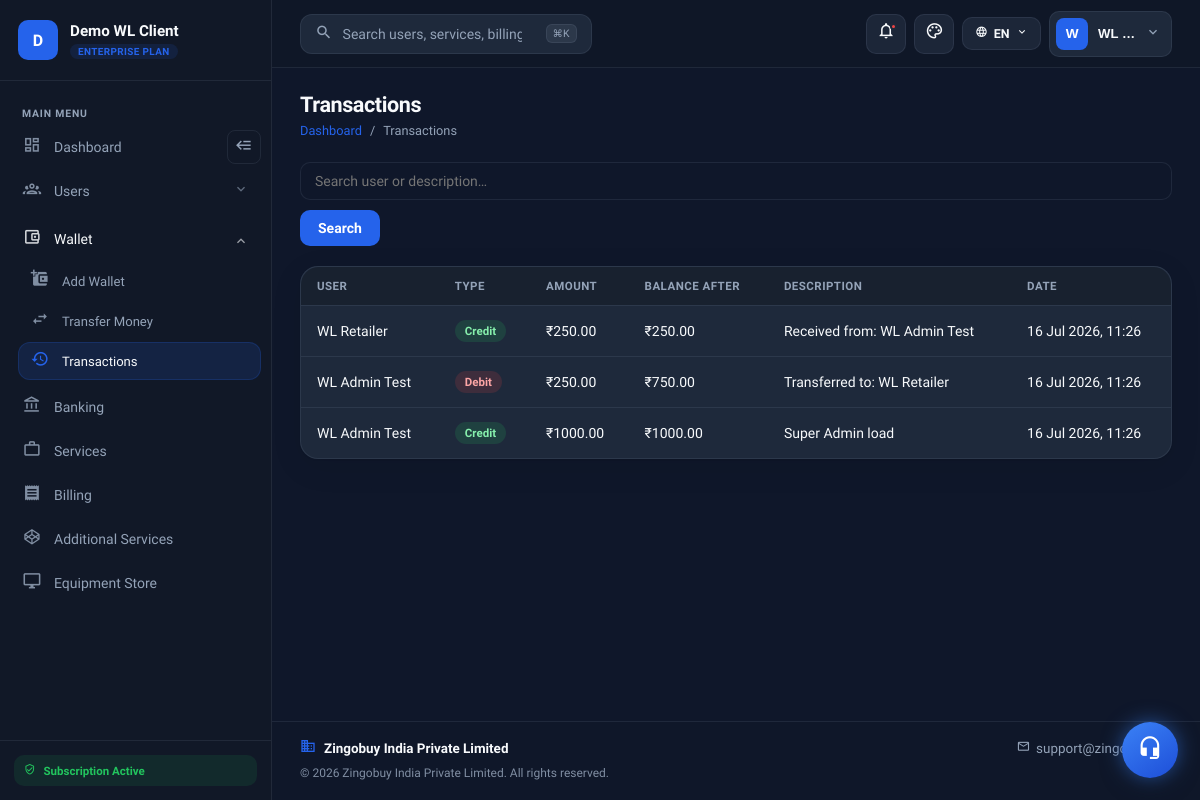
/wl/transactions/ (signed in), run on an earlier commit of the app's database.
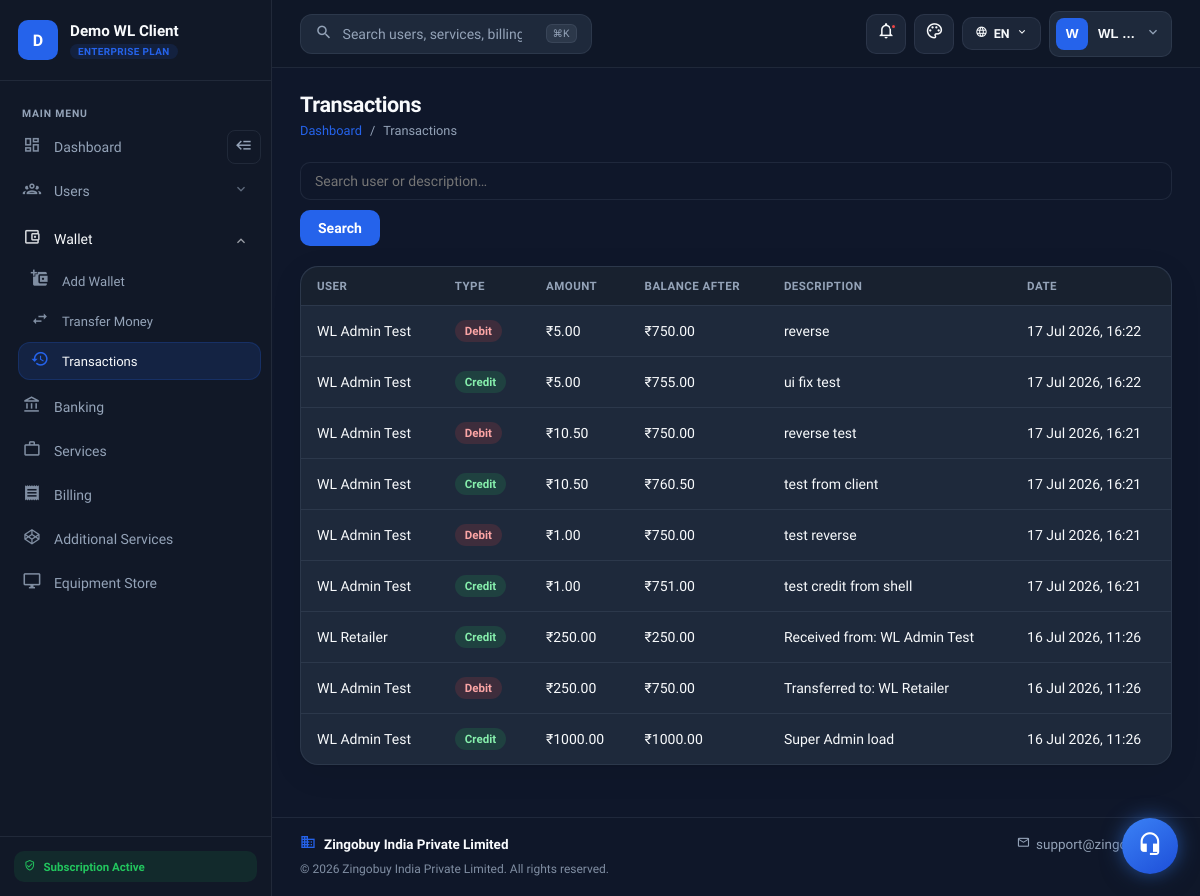
And on a later commit of the database.
### dashboard/models.py (models this page shows, shortened)
class WhiteLabelTenant(models.Model):
    name = models.CharField(max_length=255)
    slug = models.SlugField(max_length=100, unique=True)
    domain = models.CharField(
        max_length=255,
        unique=True,
        help_text="Host only, e.g. portal.client.com (no https://)",
    )
    logo = models.ImageField(upload_to="white_label/logos/", null=True, blank=True)
    favicon = models.ImageField(upload_to="white_label/favicons/", null=True, blank=True)
    primary_color = models.CharField(max_length=20, default="#0d9488")
    secondary_color = models.CharField(max_length=20, default="#0ea5e9")
    is_active = models.BooleanField(default=True)
    created_at = models.DateTimeField(auto_now_add=True)
    class Meta:
        ordering = ["name"]

class CustomUser(AbstractUser):
    email = models.EmailField(unique=True, null=False, blank=False)
    is_retailer = models.BooleanField(default=False)
    is_distributor = models.BooleanField(default=False)  # New field for distributor role
    username = models.CharField(
        max_length=150, unique=True, null=True, blank=True, editable=False
    )  # Automatically generated
    branch_id = models.CharField(max_length=50, unique=True, null=True, blank=False)
    plain_text_password = models.CharField(max_length=128, null=True, blank=True)  # For storing plain text password
    profile_photo = models.ImageField(upload_to='profile_photos/', null=True, blank=True)
    mobile_number = models.CharField(max_length=15, null=True, blank=True)
    pin = models.CharField(max_length=4, blank=True, null=True, verbose_name="Security PIN")
    full_name = models.CharField(max_length=255, blank=False, null=False)
    address = models.TextField(null=True, blank=True)
    state = models.CharField(max_length=100, null=True, blank=True)
    city = models.CharField(max_length=100, null=True, blank=True)
    postcode = models.CharField(max_length=20, null=True, blank=True)
    dob = models.DateField(null=True, blank=True)
    start_date = models.DateField(null=True, blank=True)
    created_at = models.DateTimeField(auto_now_add=True)  # Automatically set at creation time
    plain_password = models.CharField(max_length=128, null=True, blank=True)  # Add this field
    current_gsk_count = models.IntegerField(default=0)
    gender = models.CharField(
        max_length=10, choices=[("Male", "Male"), ("Female", "Female")], null=True, blank=True
    )
    role = models.CharField(
        max_length=50,
        choices=[
            ("admin", "Admin"),
            ("white_label_admin", "White Label Admin"),
            ("retailer", "Retailer"),
            ("distributor", "Distributor"),
            ("master_distributor", "Master Distributor"),
            ("retailer_2", "Retailer 2.0"),
            ("distributor_2", "Distributor 2.0"),
        ],
        null=True,
        blank=False,
        default='retailer'  # Default role
    )
    referred_by = models.ForeignKey(
        "self", on_delete=models.SET_NULL, null=True, blank=True, related_name="referrals"
    )
    tenant = models.ForeignKey(
        WhiteLabelTenant,
        on_delete=models.PROTECT,
        null=True,
        blank=True,
        related_name="users",
        help_text="NULL = platform (existing GSK). Set for white-label subtree users.",
    )
    wallet_balance = models.DecimalField(max_digits=10, decimal_places=2, default=0.00)
    first_login_at = models.DateTimeField(null=True, blank=True, help_text="Set on first portal login")
    wallet_disclaimer_dismissed_at = models.DateTimeField(null=True, blank=True, help_text="When user closed the wallet recharge disclaimer")
    USERNAME_FIELD = "email"
    REQUIRED_FIELDS = ['username']

class Transaction(models.Model):
    TRANSACTION_TYPES = (
        ("Credit", "Credit"),
        ("Debit", "Debit"),
    )
    user = models.ForeignKey(settings.AUTH_USER_MODEL, on_delete=models.CASCADE, related_name="transactions")
    transaction_type = models.CharField(max_length=10, choices=TRANSACTION_TYPES)
    amount = models.DecimalField(max_digits=10, decimal_places=2)
    balance_after_transaction = models.DecimalField(max_digits=10, decimal_places=2, default=0.00)
    description = models.TextField(blank=True, null=True)
    created_at = models.DateTimeField(auto_now_add=True)

### dashboard/views/white_label_views.py (the view)
# urls.py: path("wl/transactions/", white_label_views.white_label_view_transactions, name="white_label_view_transactions"),
@login_required
@role_required(["white_label_admin"])
def white_label_view_transactions(request):
    if not _require_tenant(request.user):
        return redirect("logout")
    tenant_user_ids = _tenant_user_ids(request.user)
    transactions = (
        Transaction.objects.filter(user_id__in=tenant_user_ids)
        .select_related("user")
        .order_by("-created_at")
    )
    search_query = request.GET.get("search", "")
    if search_query:
        transactions = transactions.filter(
            Q(user__full_name__icontains=search_query)
            | Q(description__icontains=search_query)
        )
    paginator = Paginator(transactions, 20)
    page_obj = paginator.get_page(request.GET.get("page"))
    return render(
        request,
        "white_label_dashboard/view_transactions.html",
        _wl_context(request, page_obj=page_obj, search_query=search_query),
    )

### dashboard/templates/white_label_dashboard/view_transactions.html (shortened to what this page needs)
{% extends 'white_label_dashboard/wl_layout.html' %}
{% block content %}
<div class="wl-saas-page-header">
    <div>
        <h1>Transactions</h1>
        <div class="wl-saas-breadcrumb">
            <a href="{% url 'white_label_dashboard' %}">Dashboard</a><span>/</span><span>Transactions</span>
        </div>
    </div>
</div>
<form method="get" class="wl-saas-toolbar">
    <input type="text" name="search" value="{{ search_query }}" class="wl-saas-input" placeholder="Search user or description…">
    <button type="submit" class="wl-saas-btn wl-saas-btn-primary">Search</button>
</form>
<div class="wl-saas-card" style="padding:0;overflow:hidden;">
    <div class="wl-saas-table-wrap" style="border:none;">
        <table class="wl-saas-table">
            <thead>
                <tr><th>User</th><th>Type</th><th>Amount</th><th>Balance after</th><th>Description</th><th>Date</th></tr>
            </thead>
            <tbody>
                {% for t in page_obj %}
                <tr>
                    <td>{{ t.user.full_name }}</td>
                    <td><span class="wl-saas-badge {% if t.transaction_type == 'Credit' %}wl-saas-badge-success{% else %}wl-saas-badge-danger{% endif %}">{{ t.transaction_type }}</span></td>
                    <td>₹{{ t.amount }}</td>
                    <td>₹{{ t.balance_after_transaction }}</td>
                    <td>{{ t.description|default:"—" }}</td>
                    <td>{{ t.created_at|date:"d M Y, H:i" }}</td>
                </tr>
                {% empty %}
                <tr><td colspan="6" class="wl-saas-empty"><i class="mdi mdi-history"></i>No transactions found.</td></tr>
                {% endfor %}
            </tbody>
        </table>
    </div>
</div>
{% endblock %}

### dashboard/templates/white_label_dashboard/wl_layout.html (shortened to what this page needs)
{% load static %}
<!DOCTYPE html>
<html lang="en">
<head>
    <link rel="stylesheet" href="{% static 'assets/vendors/mdi/css/materialdesignicons.min.css' %}">
    <link rel="stylesheet" href="{% static 'assets/css/wl-saas.css' %}">
</head>
<body class="wl-saas-app">
<div class="wl-saas-shell">
    {% include 'white_label_dashboard/_wl_sidebar.html' %}
    <div class="wl-saas-main">
        {% include 'white_label_dashboard/_wl_topbar.html' %}
        <main class="wl-saas-content wl-page-enter">
            {% block content %}{% endblock %}
        </main>
        {% include 'white_label_dashboard/_wl_footer.html' %}
    </div>
</div>
{% include 'white_label_dashboard/_wl_support_widget.html' %}
</body>
</html>

### dashboard/templates/white_label_dashboard/_wl_sidebar.html (shortened to what this page needs)
<aside class="wl-saas-sidebar" id="wlSaasSidebar">
    <div class="wl-saas-brand">
        <div class="wl-saas-brand-logo">
            {% if tenant and tenant.logo %}
            <img src="{{ tenant.logo.url }}" alt="{{ tenant.name }}">
            {% else %}
            <div class="wl-saas-brand-mark">{{ tenant.name|default:"P"|slice:":1"|upper }}</div>
            {% endif %}
        </div>
        <div class="wl-saas-brand-text">
            <strong>{{ tenant.name|default:"Partner Portal" }}</strong>
            <span class="wl-saas-brand-plan">Enterprise Plan</span>
        </div>
    </div>
    <nav class="wl-saas-nav">
        <div class="wl-saas-nav-label">Main Menu</div>
        {% with url_name=request.resolver_match.url_name %}
        {% if user.role == 'white_label_admin' %}
        <div class="wl-saas-nav-item-row">
            <a href="{% url 'white_label_dashboard' %}" class="wl-saas-nav-link {% if url_name == 'white_label_dashboard' %}active{% endif %}">
                <i class="mdi mdi-view-dashboard-outline"></i><span>Dashboard</span>
            </a>
            <button type="button" class="wl-saas-collapse-btn" id="wlSidebarCollapse" aria-label="Collapse sidebar" title="Collapse sidebar">
                <i class="mdi mdi-backburger"></i>
            </button>
        </div>
        <div class="wl-saas-nav-dropdown " data-nav-dropdown>
            <button type="button" class="wl-saas-nav-toggle" aria-expanded="{% if url_name == 'white_label_view_users' or url_name == 'white_label_add_user' or url_name == 'white_label_edit_user' or url_name == 'white_label_delete_user' %}true{% else %}false{% endif %}">
                <i class="mdi mdi-account-group-outline"></i>
                <span>Users</span>
                <i class="mdi mdi-chevron-down wl-saas-nav-chevron"></i>
            </button>
        </div>
        <div class="wl-saas-nav-dropdown {% if url_name == 'white_label_add_wallet' or url_name == 'white_label_transfer_money' or url_name == 'white_label_view_transactions' or url_name == 'recharge_plans' or url_name == 'initiate_upi_payment' %}open has-active{% endif %}" data-nav-dropdown>
            <button type="button" class="wl-saas-nav-toggle" aria-expanded="{% if url_name == 'white_label_add_wallet' or url_name == 'white_label_transfer_money' or url_name == 'white_label_view_transactions' or url_name == 'recharge_plans' or url_name == 'initiate_upi_payment' %}true{% else %}false{% endif %}">
                <i class="mdi mdi-wallet-outline"></i>
                <span>Wallet</span>
                <i class="mdi mdi-chevron-down wl-saas-nav-chevron"></i>
            </button>
            <div class="wl-saas-nav-submenu">
                <a href="{% url 'white_label_add_wallet' %}" class="wl-saas-nav-link {% if url_name == 'white_label_add_wallet' or url_name == 'recharge_plans' or url_name == 'initiate_upi_payment' %}active{% endif %}">
                    <i class="mdi mdi-wallet-plus"></i><span>Add Wallet</span>
                </a>
                <a href="{% url 'white_label_transfer_money' %}" class="wl-saas-nav-link {% if url_name == 'white_label_transfer_money' %}active{% endif %}">
                    <i class="mdi mdi-swap-horizontal"></i><span>Transfer Money</span>
                </a>
                <a href="{% url 'white_label_view_transactions' %}" class="wl-saas-nav-link {% if url_name == 'white_label_view_transactions' %}active{% endif %}">
                    <i class="mdi mdi-history"></i><span>Transactions</span>
                </a>
            </div>
        </div>
        <a href="{% url 'white_label_banking' %}" class="wl-saas-nav-link {% if url_name == 'white_label_banking' %}active{% endif %}">
            <i class="mdi mdi-bank-outline"></i><span>Banking</span>
        </a>
        <a href="{% url 'white_label_view_services' %}" class="wl-saas-nav-link {% if url_name == 'white_label_view_services' or url_name == 'white_label_service_documents' %}active{% endif %}">
            <i class="mdi mdi-briefcase-outline"></i><span>Services</span>
        </a>
        <a href="{% url 'white_label_view_billing' %}" class="wl-saas-nav-link {% if url_name == 'white_label_view_billing' %}active{% endif %}">
            <i class="mdi mdi-receipt"></i><span>Billing</span>
        </a>
        <a href="{% url 'pin_entry' %}" class="wl-saas-nav-link {% if url_name == 'pin_entry' or url_name == 'additional_services' %}active{% endif %}">
            <i class="mdi mdi-codepen"></i><span>Additional Services</span>
        </a>
        <a href="{% url 'equipment_store' %}" class="wl-saas-nav-link {% if url_name == 'equipment_store' or url_name == 'equipment_billing' or url_name == 'equipment_payment' or url_name == 'payment_success' %}active{% endif %}">
            <i class="mdi mdi-monitor"></i><span>Equipment Store</span>
        </a>
        {% endif %}
        {% endwith %}
    </nav>
    <div class="wl-saas-sidebar-foot">
        <span class="wl-saas-sidebar-badge"><i class="mdi mdi-shield-check-outline"></i> Subscription Active</span>
    </div>
</aside>

### dashboard/templates/white_label_dashboard/_wl_topbar.html (shortened to what this page needs)
<header class="wl-saas-topbar">
    <div class="wl-saas-topbar-left">
        <form class="wl-saas-search" method="get" action="{% if user.role == 'white_label_admin' %}{% url 'white_label_view_users' %}{% else %}{{ tenant_dashboard_url }}{% endif %}" role="search">
            <i class="mdi mdi-magnify"></i>
            <input type="search" name="search" placeholder="Search users, services, billing…" aria-label="Search">
            <kbd class="wl-saas-search-kbd">⌘K</kbd>
        </form>
    </div>
    <div class="wl-saas-topbar-right">
        <div class="wl-saas-dropdown" data-wl-dropdown>
            <button type="button" class="wl-saas-icon-btn wl-saas-dropdown-trigger" aria-label="Notifications" title="Notifications">
                <i class="mdi mdi-bell-outline"></i>
                <span class="wl-dot"></span>
            </button>
        </div>
        <div class="wl-saas-dropdown" data-wl-dropdown>
            <button type="button" class="wl-saas-icon-btn wl-saas-dropdown-trigger" id="wlThemeToggle" aria-label="Theme" title="Theme">
                <i class="mdi mdi-palette-outline"></i>
            </button>
        </div>
        <div class="wl-saas-dropdown wl-saas-topbar-pill--hide-sm" data-wl-dropdown>
            <button type="button" class="wl-saas-topbar-text-btn wl-saas-dropdown-trigger" aria-expanded="false">
                <i class="mdi mdi-web"></i><span>EN</span><i class="mdi mdi-chevron-down"></i>
            </button>
        </div>
        <div class="wl-saas-dropdown" data-wl-dropdown>
            <button type="button" class="wl-saas-profile wl-saas-dropdown-trigger" id="wlProfileToggle" aria-expanded="false">
                <div class="wl-saas-avatar">{{ request.user.full_name|slice:":1"|upper }}</div>
                <span class="wl-saas-profile-name">{{ request.user.full_name|truncatewords:1 }}</span>
                <i class="mdi mdi-chevron-down"></i>
            </button>
        </div>
    </div>
</header>

### dashboard/templates/white_label_dashboard/_wl_footer.html
<footer class="wl-saas-footer">
    <div class="wl-saas-footer-inner">
        <p class="wl-saas-footer-brand">
            <i class="mdi mdi-domain"></i>
            Zingobuy India Private Limited
        </p>
        <a href="mailto:support@zingofin.com" class="wl-saas-footer-link">
            <i class="mdi mdi-email-outline"></i>
            support@zingofin.com
        </a>
    </div>
    <p class="wl-saas-footer-copy">&copy; {% now "Y" %} Zingobuy India Private Limited. All rights reserved.</p>
</footer>

### dashboard/templates/white_label_dashboard/_wl_support_widget.html (shortened to what this page needs)
<div class="wl-support-fab" id="wlSupportFab">
    <button type="button" class="wl-support-trigger" id="wlSupportTrigger" aria-label="Support — 7596935555" title="Support">
        <i class="mdi mdi-headset"></i>
    </button>
</div>

What changed in the data, as far as the page shows it:
added Transaction: user.full_name "WL Admin Test", transaction_type "Debit", amount "5.00", balance_after_transaction "750.00", description "reverse", created_at "17 Jul 2026, 16:22"
added Transaction: user.full_name "WL Admin Test", transaction_type "Credit", amount "5.00", balance_after_transaction "755.00", description "ui fix test", created_at "17 Jul 2026, 16:22"
added Transaction: user.full_name "WL Admin Test", transaction_type "Debit", amount "10.50", balance_after_transaction "750.00", description "reverse test", created_at "17 Jul 2026, 16:21"
added Transaction: user.full_name "WL Admin Test", transaction_type "Credit", amount "10.50", balance_after_transaction "760.50", description "test from client", created_at "17 Jul 2026, 16:21"
added Transaction: user.full_name "WL Admin Test", transaction_type "Debit", amount "1.00", balance_after_transaction "750.00", description "test reverse", created_at "17 Jul 2026, 16:21"
added Transaction: user.full_name "WL Admin Test", transaction_type "Credit", amount "1.00", balance_after_transaction "751.00", description "test credit from shell", created_at "17 Jul 2026, 16:21"
